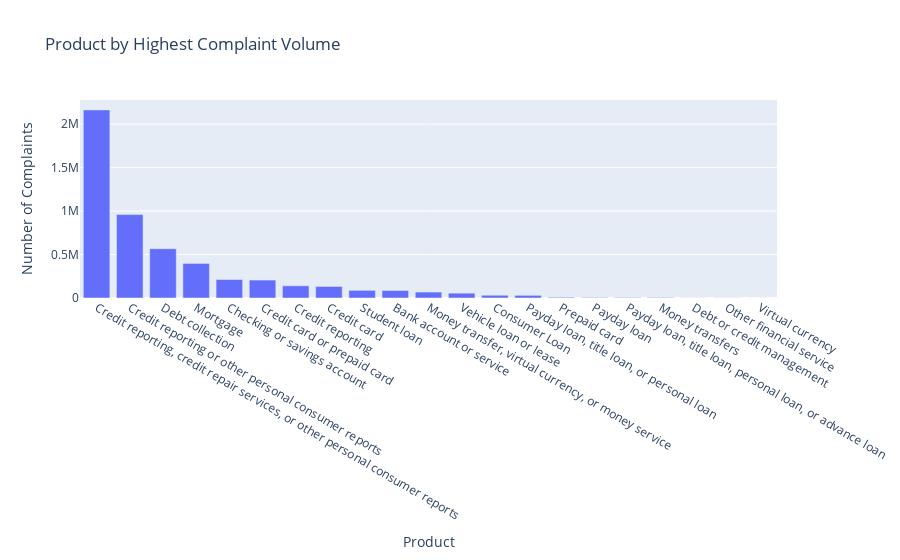

The code cell stored with this chart in its notebook:
### Markdown cell above
# Insight 3: Product by highest complaint volume

### Code cell
product_complaints = df1['Product'].value_counts().reset_index()
product_complaints.columns = ['Product', 'Number of Complaints']
fig = px.bar(product_complaints, x='Product', y='Number of Complaints', title='Product by Highest Complaint Volume')
fig.update_xaxes(title_text='Product')
fig.update_yaxes(title_text='Number of Complaints')

### Figure 1 — Plotly figure (JSON) as saved in the notebook; plotly's stock layout.template omitted (floating-point values rounded to 4 significant figures)
{"data": [{"alignmentgroup": "True", "hovertemplate": "Product=%{x}<br>Number of Complaints=%{y}<extra></extra>", "legendgroup": "", "marker": {"color": "#636efa", "pattern": {"shape": ""}}, "name": "", "offsetgroup": "", "orientation": "v", "showlegend": false, "textposition": "auto", "type": "bar", "x": ["Credit reporting, credit repair services, or other personal consumer reports", "Credit reporting or other personal consumer reports", "Debt collection", "Mortgage", "Checking or savings account", "Credit card or prepaid card", "Credit reporting", "Credit card", "Student loan", "Bank account or service", "Money transfer, virtual currency, or money service", "Vehicle loan or lease", "Consumer Loan", "Payday loan, title loan, or personal loan", "Prepaid card", "Payday loan", "Payday loan, title loan, personal loan, or advance loan", "Money transfers", "Debt or credit management", "Other financial service", "Virtual currency"], "xaxis": "x", "y": [2163878, 959581, 567007, 397811, 212459, 206373, 140429, 132976, 88116, 86205, 68346, 55626, 31574, 30640, 8333, 5541, 5376, 5354, 1081, 1058, 18], "yaxis": "y"}], "layout": {"barmode": "relative", "legend": {"tracegroupgap": 0}, "title": {"text": "Product by Highest Complaint Volume"}, "xaxis": {"anchor": "y", "domain": [0, 1], "title": {"text": "Product"}}, "yaxis": {"anchor": "x", "domain": [0, 1], "title": {"text": "Number of Complaints"}}}}
